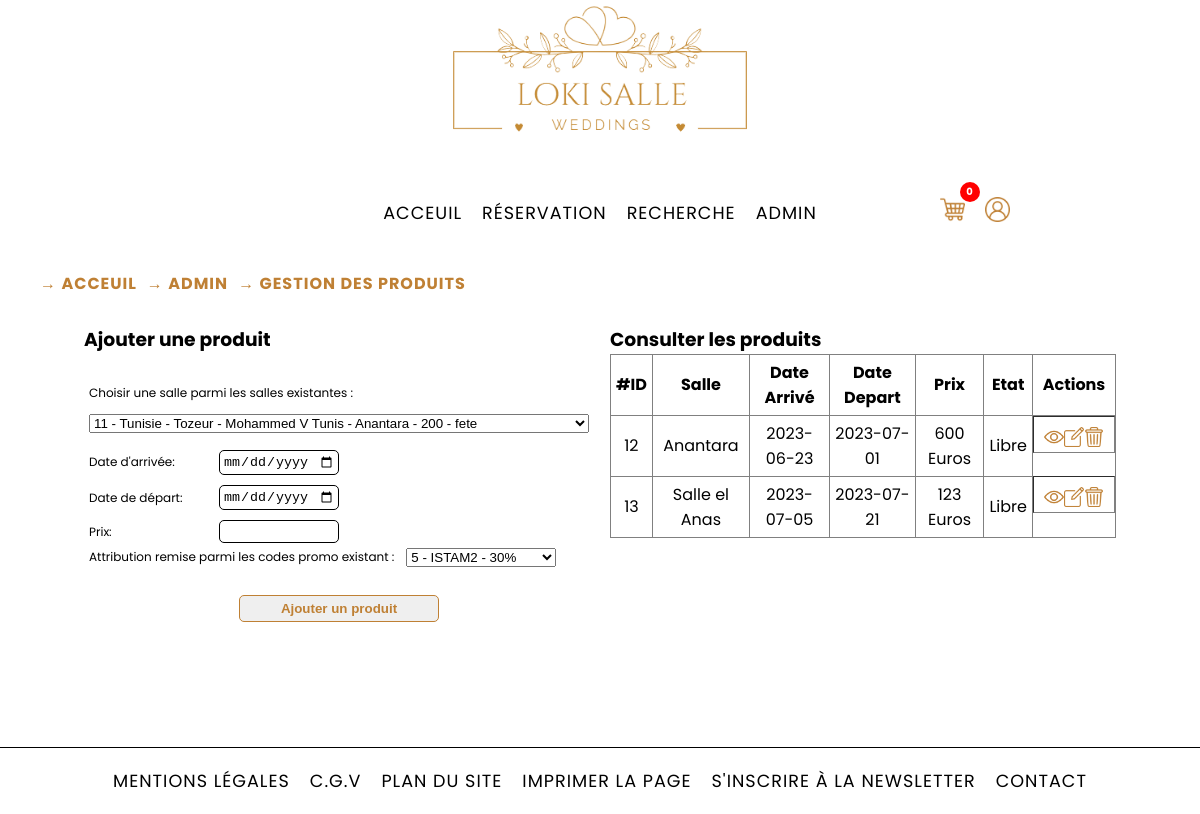
Screenshot of /pages/gestion_produits.php (signed in) with the database file from the repository.
### tables this page shows
CREATE TABLE `produit` (
  `id_produit` int(5) NOT NULL,
  `date_arrive` date DEFAULT NULL,
  `date_depart` date DEFAULT NULL,
  `id_salle` int(5) DEFAULT NULL,
  `id_promo` int(2) DEFAULT NULL,
  `prix` int(5) DEFAULT NULL,
  `etat` int(1) DEFAULT NULL,
  `date_added` timestamp NOT NULL DEFAULT current_timestamp() ON UPDATE current_timestamp()
);

CREATE TABLE `salle` (
  `id_salle` int(5) NOT NULL,
  `titre` varchar(200) DEFAULT NULL,
  `description` text DEFAULT NULL,
  `adresse` text DEFAULT NULL,
  `pays` varchar(20) DEFAULT NULL,
  `ville` varchar(20) DEFAULT NULL,
  `photo` varchar(200) DEFAULT NULL,
  `capacite` int(3) DEFAULT NULL,
  `categorie` enum('fete','reunion','anniversaire') DEFAULT NULL,
  `date_added` timestamp NOT NULL DEFAULT current_timestamp() ON UPDATE current_timestamp()
);

### pages/gestion_produits.php (the view, shortened to what this page needs)
<?php
require_once('../config/config.php');
?>
<?php include_once('./templates/header.php'); ?>
<section id="gp-container">
    <div class="gp-addProduit">
        <h3 class="gp-title">Ajouter une produit</h3>
        <form action="#" method="post" class="gp-form" enctype="multipart/form-data">
            <label for="gpprSelect">Choisir une salle parmi les salles existantes :</label>
            <select name="gpprSelect" id="gpprSelect" class="gp-pr-select">
                <?php
                    $tableName = 'salle';
                    $query = 'SELECT * FROM '.$tableName;
                    $getSalles = mysqli_query($link, $query);
                    if (mysqli_num_rows($getSalles) > 0 ) {
                        while ($row = mysqli_fetch_assoc($getSalles)) {
                            echo '<option value="'.$row['id_salle'].'">'.$row['id_salle'].' - '.$row['pays'].' - '.$row['ville'].' - '.$row['adresse'].' - '.$row['titre'].' - '.$row['capacite'].' - '.$row['categorie'].'</option>';
                        }
                    } else {
                        echo '<option value="0">Aucune salles trouvée</option>';
                    }
                ?>
            </select>
            <div class="gp-form-group">
                <div class="gp-form-group-item box">
                    <label for="prDateA">Date d'arrivée: </label>
                    <input type="date" name="prDateA" class="gp-input" id="prDateA" required>
                </div>
                <div class="gp-form-group-item box">
                    <label for="prDateD">Date de départ: </label>
                    <input type="date" name="prDateD" class="gp-input" id="prDateD" required>
                </div>
                <div class="gp-form-group-item box">
                    <label for="prPrix">Prix: </label>
                    <input type="number" name="prPrix" class="gp-input" id="prPrix" required>
                </div>
                <div class="gp-form-group-item">
                    <label for="prCP">Attribution remise parmi les codes promo existant :</label>
                    <select name="prCPSelect" id="prCPSelect" class="gp-cp-select">
                    <?php
                        $tableName = 'promotion';
                        $query = 'SELECT * FROM '.$tableName;
                        $getCodesPromo = mysqli_query($link, $query);
                        if (mysqli_num_rows($getCodesPromo) > 0) {
                            while ($row = mysqli_fetch_assoc($getCodesPromo)) {
                                echo '<option value="'.$row['id_promo'].'">'.$row['id_promo'].' - '.$row['code_promo'].' - '.$row['reduction'].'%</option>';
                            }
                        } else {
                            echo '<option value="0" selected>Aucune promo codes</option>';
                        }
                    ?>
                </select>
                </div>
            </div>
            <input type="submit" name="gp-p-ajouter" class="gp-addBtn" id="gp-p-ajouter" value="Ajouter un produit">
        </form>
    </div>
    <div class="gp-viewProduit">
        <h3 class="gp-title">Consulter les produits</h3>
        <?php
            $tableName = 'produit';
            $prQuery = 'SELECT p.*, s.titre FROM '.$tableName.' p INNER JOIN salle s ON p.id_salle = s.id_salle';
            $getProduits = mysqli_query($link, $prQuery);
            echo '<table class="gp-table" border="1">';
            echo '<tr>';
            echo '<th>#ID</th>';
            echo '<th>Salle</th>';
            echo '<th>Date Arrivé</th>';
            echo '<th>Date Depart</th>';
            echo '<th>Prix</th>';
            echo '<th>Etat</th>';
            echo '<th>Actions</th>';
            echo '</tr>';
            if (mysqli_num_rows($getProduits) > 0 ) {
                while ($row = mysqli_fetch_assoc($getProduits)) {
                    echo '<tr>';
                    echo '<td>'.$row['id_produit'].'</td>';
                    echo '<td>'.$row['titre'].'</td>';
                    echo '<td>'.$row['date_arrive'].'</td>';
                    echo '<td>'.$row['date_depart'].'</td>';
                    echo '<td>'.$row['prix'].' Euros</td>';
                    echo '<td>'.($row['etat'] == 0 ? "Libre" : "Reservé").'</td>';
                    echo '<td class="gp-actions">';
                    echo '<a href="manage_produit.php?id='.$row['id_produit'].'&action=view" class="gp-view"><img src="../images/view.png" class="gp-a-icon"></a>';
                    echo '<a href="manage_produit.php?id='.$row['id_produit'].'&action=edit" class="gp-edit"><img src="../images/edit.png" class="gp-a-icon"></a>';
                    echo '<a href="#" class="gp-delete" onclick="confirmDelete( '. $row['id_produit'] .')"><img src="../images/delete.png" class="gp-a-icon"></a>';
                    echo '</td>';
                    echo '</tr>';
                }
            } else {
                echo '<tr><td colspan="6"><p class="gp-noProduit">Aucune produits trouvée</td></tr></p>';
            }
            echo '</table>';
        ?>
    </div>
</section>
<?php include_once('./templates/footer.php'); ?>

### css/style.css (style rules this page uses)
* { margin: 0; padding: 0; box-sizing: border-box; }
input { border: 1px solid black; border-radius: 5px; }
table { border-collapse: collapse; }
table th, table td { padding: 5px; }
html, body { font-family: 'Poppins', Helvetica, sans-serif; font-size: 1rem; overflow-x: hidden; }
body { display: flex; flex-direction: column; min-height: 100vh; }
#gs-container, #view-container, #gp-container { padding: 2% 7% 10% 7%; display:flex; gap: 1rem; }
.gs-table, .gp-table { width: 100%; border-collapse: collapse; }
.gs-table td, .gp-table td { text-align: center; }
.gs-a-icon, .gp-a-icon { width: 20px; height: 20px; margin-top: 5px; }
.gs-table .gs-actions, .gp-table .gp-actions { display: flex; justify-content: space-between; align-items: center; padding: 5px 10px; border-collapse: collapse; }
.gp-table .gp-actions { justify-content: space-between; }
.gp-form { padding: 5px; display: flex; flex-direction: column; gap: 0.75rem; margin-top: 25px; }
.gp-form label { font-size: 0.75rem; }
.gp-form-group { display: flex; flex-direction: column; }
.gp-form-group-item { display:flex; flex-direction: row; gap: 0.75rem; }
.gp-form-group-item.box { justify-content: space-between; align-items: center; gap: 0.75rem; width: 250px; }
.gp-form-group-item.box input { width: 120px; margin: 5px 0; }
.gp-form-group-item input { padding: 3px; border-radius: 5px; margin: 5px 0; border: 1px solid black; }
.gp-pr-select { width: 500px; }
.gp-form-group-item .gp-cp-select { width: 150px; }
.gp-addProduit { flex: 40%; }
.gp-viewProduit { flex: 60%; }
.gp-addBtn { color:#BF8034; border: 1px solid #BF8034; padding: 5px 10px; border-radius: 5px; background-color: none; font-weight: bold; text-align: center; width: 200px; margin: 0 auto; margin-top: 1rem !important; }

### rows the page displays
produit: id_produit "12", id_salle.titre "Anantara", date_arrive "2023-06-23", date_depart "2023-07-01", prix "600", etat "Libre"
produit: id_produit "13", id_salle.titre "Salle el Anas", date_arrive "2023-07-05", date_depart "2023-07-21", prix "123", etat "Libre"

### other values shown
$cartItemCount "0"
$crumb['name'] "→ ACCEUIL"
$crumb['name'] "→ ADMIN"
$crumb['name'] "→ GESTION DES PRODUITS"
form field gpprSelect "11 - Tunisie - Tozeur - Mohammed V Tunis - Anantara - 200 - fete"
form field prCPSelect "5 - ISTAM2 - 30%"
